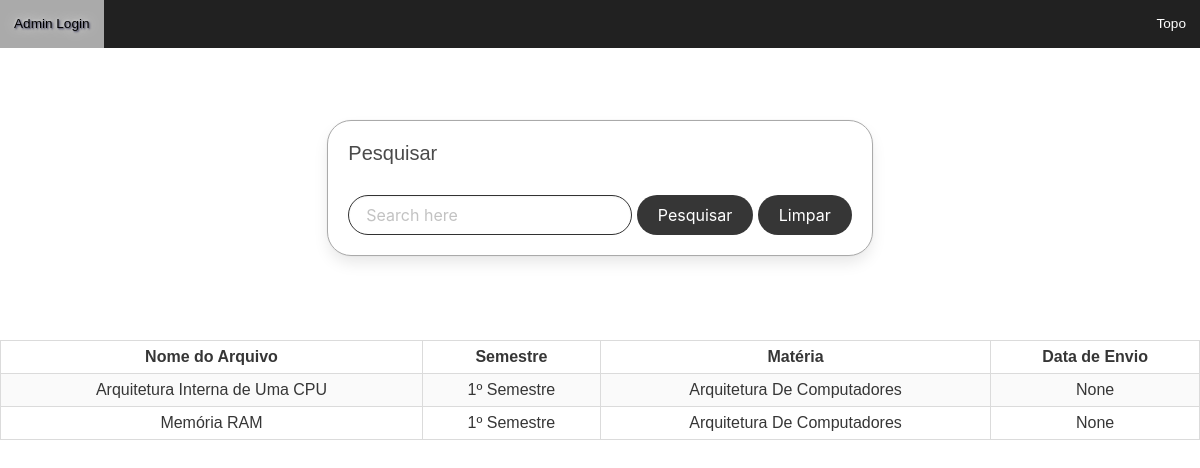
The app's page /, older data.
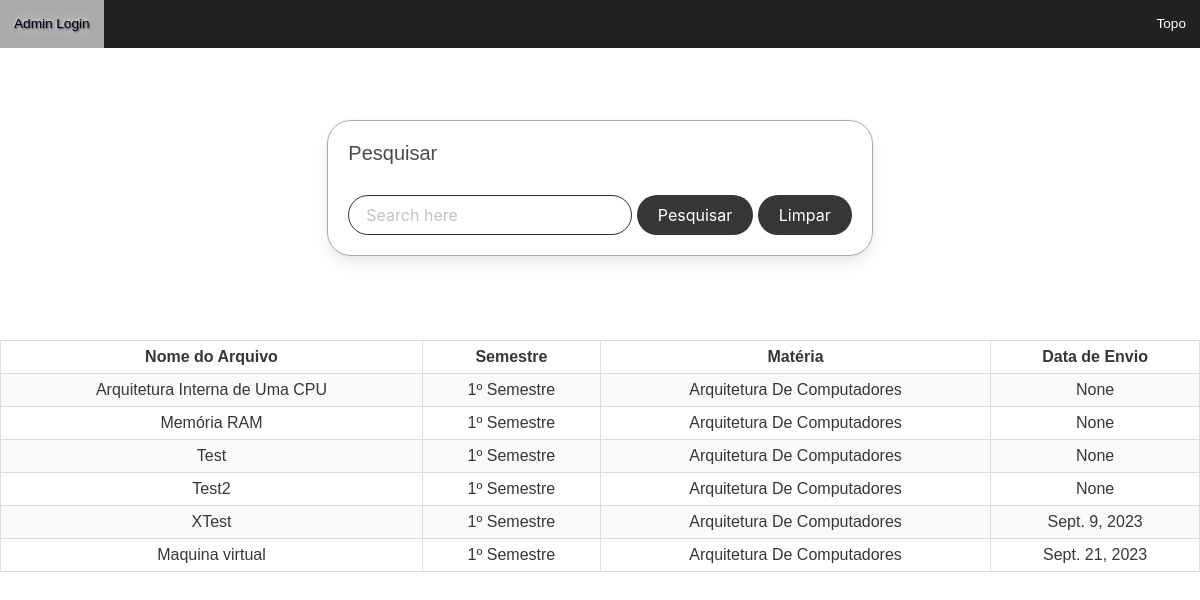
The same page, newer data.
### models/models.py (models this page shows, shortened)
class File(models.Model):
    id = models.BigAutoField(primary_key=True)
    name = models.CharField(max_length=355, null=False, verbose_name="")
    sender = models.CharField(max_length=355, null=False, verbose_name="")
    curator = models.ForeignKey(Curator, verbose_name="", on_delete=models.CASCADE)
    content = models.ForeignKey(Content, verbose_name="", on_delete=models.CASCADE)
    uploadDate = models.DateField(null=False, verbose_name="")

class Content(models.Model):
    id = models.BigAutoField(primary_key=True)
    name = models.CharField(max_length=100, null=False)
    semester = models.ForeignKey(Semester, verbose_name="", on_delete=models.CASCADE)

class Semester(models.Model):
    id = models.BigAutoField(primary_key=True)
    name = models.CharField(max_length=100, null=False)
    def __str__(self):
        return f"{self.id}{self.name}"

### models/views.py (the view)
# urls.py: path('', views.main, name='main'),
def main(request):
    content = File.objects.all()
    template = 'index.html'
    context = {
        'content': content
    }
    return render(request, template, context)

### models/templates/index.html (shortened to what this page needs)
{% load static %}
{% load widget_tweaks %}
<!DOCTYPE html>
<html lang="pt-br">
    <head>
        {% include 'head_meta.html' %}
        <link rel="stylesheet" href="{% static 'page/index.css' %}" />
    </head>
    <body>
        {% include 'elements/user/nav.html' %}
        <form class="box" id="search" hx-trigger="submit" hx-get="/search/" hx-target="#table-space">
            <h2 class="subtitle">Pesquisar</h2>
            <input name="q" type="text" placeholder="Search here" class="input is-rounded" autocomplete="off" />
            <input type="submit" class="button is-dark is-rounded" autocomplete="off" value="Pesquisar" />
            <input type="reset" class="button is-dark is-rounded" autocomplete="off" value="Limpar" hx-trigger="click" hx-target="#table-space" hx-get="/search/?q= " />
        </form>
            <div class="table-container" id="table-space">
                {% include 'elements/user/table.html' %}
                <br/>
            </div>
    </body>
</html>

### models/templates/head_meta.html (shortened to what this page needs)
{% load static %}
    <link rel="stylesheet" href="{% static 'bulma.css' %}" />
    <link rel="stylesheet" href="{% static 'style.css' %}" />
    <link rel="stylesheet" href="{% static 'app/navbar.css' %}" />

### models/templates/elements/user/nav.html
{% load static %}
<nav>
    <ul class="navigation">
        <li class="left"><a a href="javascript:void(0)" onclick='window.location.replace("/admin")' class="navigation">Admin Login</a></li>
        <li class="right"><a href="javascript:void(0)" onclick="scrollToTop()" class="navigation">Topo</a></li>
</ul>
</nav>

### models/templates/elements/user/table.html
<table class="table is-bordered is-striped is-narrow is-hoverable is-fullwidth">
    <tr>
        <th>Nome do Arquivo</th>
        <th>Semestre</th>
        <th>Matéria</th>
        <th>Data de Envio</th>
    </tr>
    {% for x in content %}
    <tr>
        <td>{{ x.name }}</td>
        <td>{{ x.content.semester }}</td>
        <td>{{ x.content.name }}</td>
        <td>{{ x.uploadDate }}</td>
    </tr>
    {% endfor %}
</table>

### models/static/style.css (style rules this page uses)
* { padding: 0; margin:0; font-family: Verdana, Geneva, Tahoma, sans-serif; }
.input { z-index: 0; width: 100%; margin-top: 1%; border-color: #323232; }
.button { margin-top: 1%; }
table { margin-top: 5%; margin-bottom: 40%; text-align: center; }
input.is-dark { width: fit-content; background-color: #212121; }
#search { border-radius: 2vw; border: solid 0.2vh #AAAAAA; }
table.table.is-narrow th { text-align: center; }

### models/static/app/navbar.css (style rules this page uses)
ul.navigation { position: fixed; top: 0; margin-top: 0; list-style-type: none; width: 100%; height: fit-content; padding: 0; overflow: hidden; background: #212121; z-index: 1; }
a.navigation { text-decoration: none; display: block; padding: 14px 14px; background-color: #212121; text-align: center; position: relative; }
.right { float: right; }
.left { float: left; }
a:link, a:visited, a:active { font-size: .850rem; color: #FFFFFF; text-decoration: none; transition: 250ms linear; }

### models/static/page/index.css (style rules this page uses)
form { margin-right: auto; margin-left: auto; z-index: 0; }
.box { margin-top: 10%; }
.input, .button, .box { width: fit-content; }

Row changes from the older to the newer data that the page shows:
added File: name "Test", content.semester "1º Semestre", content.name "Arquitetura De Computadores", uploadDate "None"
added File: name "Test2", content.semester "1º Semestre", content.name "Arquitetura De Computadores", uploadDate "None"
added File: name "XTest", content.semester "1º Semestre", content.name "Arquitetura De Computadores", uploadDate "Sept. 9, 2023"
added File: name "Maquina virtual", content.semester "1º Semestre", content.name "Arquitetura De Computadores", uploadDate "Sept. 21, 2023"
